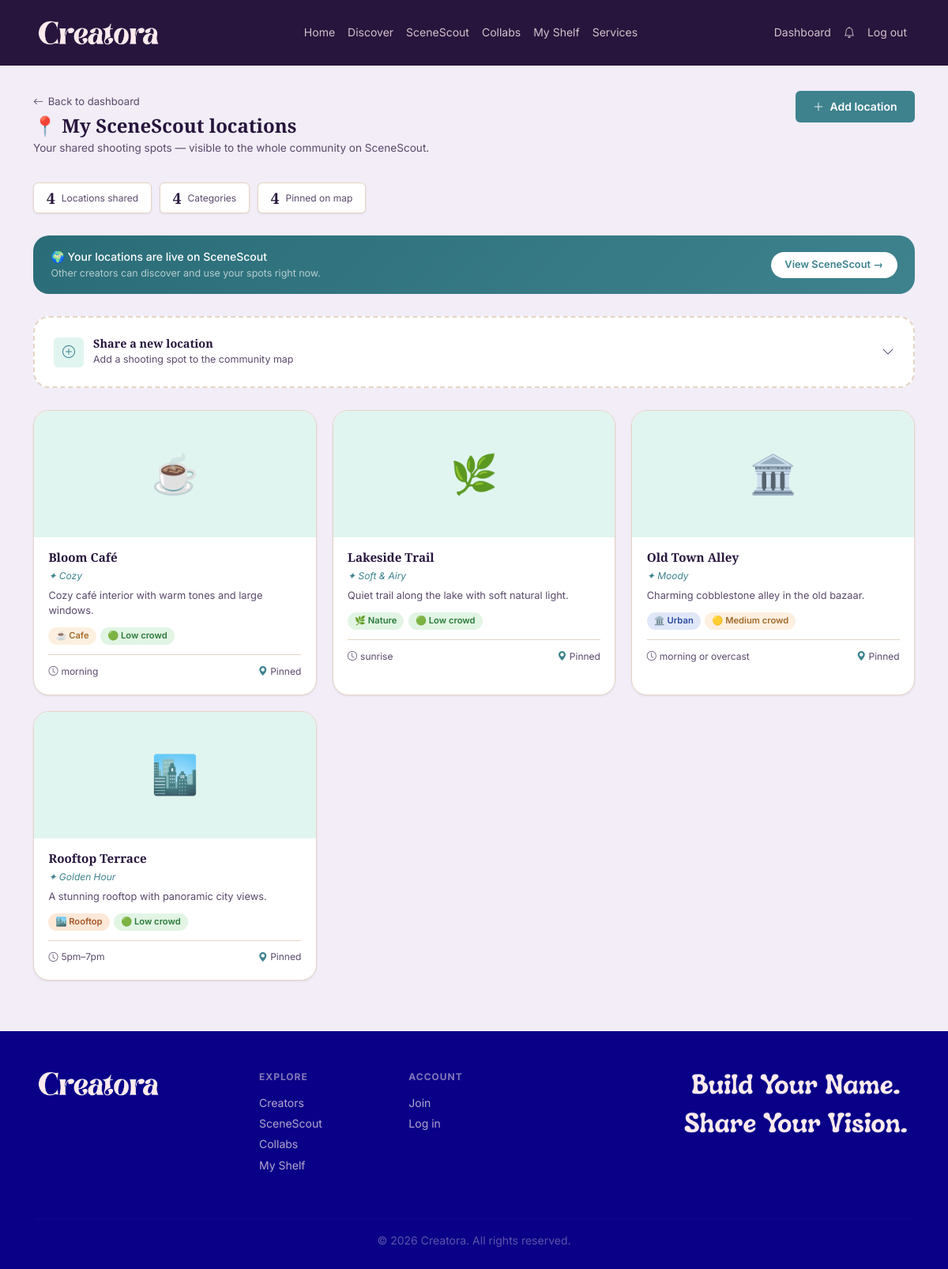
Screenshot of /dashboard/scenescout/my (signed in) with the database file from the repository.
### models.py (models this page shows)
class Location(db.Model):
    __tablename__ = 'locations'
    id          = db.Column(db.Integer, primary_key=True)
    creator_id  = db.Column(db.Integer, db.ForeignKey('users.id'), nullable=False)
    name        = db.Column(db.String(120), nullable=False)
    description = db.Column(db.Text)
    category    = db.Column(db.String(60))   # rooftop | cafe | nature | urban | etc.
    vibe        = db.Column(db.String(60))
    lat         = db.Column(db.Float)
    lng         = db.Column(db.Float)
    best_time   = db.Column(db.String(100))
    crowd_level = db.Column(db.String(20))   # low | medium | high
    image       = db.Column(db.String(255))
    created_at  = db.Column(db.DateTime, default=datetime.utcnow)

### routes/dashboard.py (the view)
@dashboard_bp.route('/scenescout/my')
@login_required
def my_locations():
    locations = Location.query.filter_by(
        creator_id=current_user.id
    ).order_by(Location.created_at.desc()).all()
    return render_template('dashboard/my_locations.html', locations=locations)

### app.py (called while the page is built)
@login_manager.user_loader
def load_user(user_id):
    return db.session.get(User, int(user_id))

@app.context_processor
def inject_globals():
    unread_count = 0
    if current_user.is_authenticated:
        unread_count = Notification.query.filter_by(
            user_id=current_user.id, is_read=False
        ).count()
    return {
        'now': datetime.utcnow(),
        'app_name': 'Creatora',
        'unread_notifications': unread_count,
    }

### templates/dashboard/my_locations.html (shortened to what this page needs)
{% extends 'base.html' %}
{% block extra_css %}
<link rel="stylesheet" href="https://unpkg.com/leaflet@1.9.4/dist/leaflet.css" />
{% endblock %}
{% block content %}
<div class="dash-page">
  <div class="container">
    <div class="page-header">
      <div class="page-header-left">
        <a href="{{ url_for('dashboard.home') }}" class="back-link">
          <i class="bi bi-arrow-left"></i> Back to dashboard
        </a>
        <h1>📍 My SceneScout locations</h1>
        <p>Your shared shooting spots — visible to the whole community on SceneScout.</p>
      </div>
      <button class="btn-teal" onclick="toggleAddForm()" id="add-btn">
        <i class="bi bi-plus-lg me-1"></i> Add location
      </button>
    </div>
    {% if locations %}
    <div class="stat-chips">
      <div class="stat-chip">
        <span class="chip-val">{{ locations|length }}</span>
        <span class="chip-lbl">Location{{ 's' if locations|length != 1 else '' }} shared</span>
      </div>
      {% set cats = locations | map(attribute='category') | select | list | unique | list %}
      <div class="stat-chip">
        <span class="chip-val">{{ cats|length }}</span>
        <span class="chip-lbl">Categor{{ 'ies' if cats|length != 1 else 'y' }}</span>
      </div>
      {% set with_coords = locations | selectattr('lat') | list %}
      <div class="stat-chip">
        <span class="chip-val">{{ with_coords|length }}</span>
        <span class="chip-lbl">Pinned on map</span>
      </div>
    </div>
    {% endif %}
    <div class="public-banner">
      <div>
        <p>🌍 Your locations are live on SceneScout</p>
        <small>Other creators can discover and use your spots right now.</small>
      </div>
      <a href="{{ url_for('public.scenescout') }}" target="_blank">
        View SceneScout →
      </a>
    </div>
    <div class="add-card" id="add-card">
      <div class="add-card-toggle" id="add-toggle" onclick="toggleAddForm()">
        <div class="add-card-icon"><i class="bi bi-plus-circle"></i></div>
        <div>
          <h5>Share a new location</h5>
          <p>Add a shooting spot to the community map</p>
        </div>
        <i class="bi bi-chevron-down toggle-arrow"></i>
      </div>
    </div>
    {% if locations %}
    <div class="loc-grid">
      {% for loc in locations %}
      <div class="loc-card">
        <div class="loc-card-img">
          {% if loc.image %}
            <img src="{{ url_for('static', filename='images/uploads/' ~ loc.image) }}" alt="{{ loc.name }}">
          {% else %}
            {% if loc.category == 'rooftop' %}🏙️
            {% elif loc.category == 'urban' %}🏛️
            {% elif loc.category == 'nature' %}🌿
            {% elif loc.category == 'cafe' %}☕
            {% elif loc.category == 'studio' %}🎨
            {% elif loc.category == 'beach' %}🌊
            {% else %}📍
            {% endif %}
          {% endif %}
        </div>
        <div class="loc-card-body">
          <div class="loc-card-top">
            <h3 class="loc-card-name">{{ loc.name }}</h3>
          </div>
          {% if loc.vibe %}
          <div style="font-size:.75rem;color:var(--color-pacific-cyan);font-style:italic;margin-bottom:.25rem;">✦ {{ loc.vibe|title }}</div>
          {% endif %}
          <p class="loc-card-desc">{{ loc.description or 'No description added.' }}</p>
          <div class="loc-card-tags">
            {% if loc.category %}
            <span class="tag-pill tag-{{ loc.category }}">
              {% if loc.category == 'rooftop' %}🏙️{% elif loc.category == 'urban' %}🏛️{% elif loc.category == 'nature' %}🌿{% elif loc.category == 'cafe' %}☕{% elif loc.category == 'studio' %}🎨{% elif loc.category == 'beach' %}🌊{% else %}📍{% endif %}
              {{ loc.category|replace('_',' ')|title }}
            </span>
            {% endif %}
            {% if loc.crowd_level %}
            <span class="tag-pill crowd-{{ loc.crowd_level }}">
              {% if loc.crowd_level == 'low' %}🟢{% elif loc.crowd_level == 'medium' %}🟡{% else %}🔴{% endif %}
              {{ loc.crowd_level|title }} crowd
            </span>
            {% endif %}
          </div>
          <div class="loc-card-footer">
            <span>
              {% if loc.best_time %}<i class="bi bi-clock me-1"></i>{{ loc.best_time }}{% else %}<span style="color:var(--color-almond-cream);">No best time set</span>{% endif %}
            </span>
            <span>
              {% if loc.lat and loc.lng %}
                <i class="bi bi-geo-alt-fill" style="color:var(--color-pacific-cyan);"></i> Pinned
              {% else %}
                <i class="bi bi-geo-alt" style="color:var(--color-almond-cream);"></i> No pin
              {% endif %}
            </span>
          </div>
        </div>
      </div>
      {% endfor %}
    </div>
    {% endif %}
  </div>
</div>
{% endblock %}

### static/css/variables.css (style rules this page uses)
:root { --color-lavender-blush: #FFEBED; --color-soft-blush: #FFE9E9; --color-powder-blush: #F6B6B7; --color-powder-blush-deep: #F2A4A5; --color-papaya-whip: #FFFFD2; --color-honeydew: #F2FFE9; --color-muted-teal: #A6C9B6; --color-almond-cream: #E5D4C5; --color-burnt-peach: #D18A75; --color-berry-blush: #A33E7E; --color-pacific-cyan: #3E828E; --color-rich-cerulean: #3078A4; --color-dark-amethyst: #27153D; --color-dark-amethyst-cool: #260C45; --color-navy: #090087; --brand-primary: var(--color-berry-blush); --brand-primary-hover: #8a3468; --brand-secondary: var(--color-pacific-cyan); --brand-secondary-hover: #2f636d; --bg-page: var(--color-lavender-blush); --bg-card: #ffffff; --bg-card-soft: var(--color-soft-blush); --bg-muted: var(--color-almond-cream); --bg-dark: var(--color-dark-amethyst); --bg-footer: var(--color-navy); --text-primary: var(--color-dark-amethyst); --text-secondary: #5a4a6b; --text-on-dark: var(--color-lavender-blush); --text-on-primary: #ffffff; --text-link: var(--color-pacific-cyan); --text-link-hover: var(--color-berry-blush); --accent-warm: var(--color-burnt-peach); --accent-mint: var(--color-muted-teal); --accent-cream: var(--color-papaya-whip); --border-default: var(--color-almond-cream); --border-strong: var(--color-muted-teal); --success: var(--color-honeydew); --success-text: #2a6b3c; --font-heading: 'Playfair Display', 'Georgia', serif; --font-body: 'Inter', 'Helvetica Neue', sans-serif; --font-mono: 'Fira Code', monospace; --text-xs: 0.75rem; --text-sm: 0.875rem; --text-base: 1rem; --text-lg: 1.125rem; --text-xl: 1.25rem; --text-2xl: 1.5rem; --text-3xl: 1.875rem; --text-4xl: 2.25rem; --space-1: 0.25rem; --space-2: 0.5rem; --space-3: 0.75rem; --space-4: 1rem; --space-6: 1.5rem; --space-8: 2rem; --space-12: 3rem; --space-16: 4rem; --radius-sm: 6px; --radius-md: 12px; --radius-lg: 20px; --radius-xl: 32px; --radius-full: 9999px; --shadow-sm: 0 1px 3px rgba(39, 21, 61, 0.08); --shadow-md: 0 4px 16px rgba(39, 21, 61, 0.10); --shadow-lg: 0 8px 32px rgba(39, 21, 61, 0.14); --transition-fast: 150ms ease; --transition-normal: 250ms ease; }

### static/css/main.css (style rules this page uses)
*, *::before, *::after { box-sizing: border-box; margin: 0; padding: 0; }
body { font-family: var(--font-body); font-size: var(--text-base); color: var(--text-primary); background-color: var(--bg-page); line-height: 1.6; }
h1, h2, h3, h4, h5, h6 { font-family: var(--font-heading); font-weight: 700; color: var(--text-primary); line-height: 1.2; }
a { color: var(--text-link); text-decoration: none; transition: color var(--transition-fast); }

### rows the page displays
Location: name "Bloom Café", vibe "Cozy", description "Cozy café interior with warm tones and large windows.", category "Cafe", crowd_level "Low", best_time "morning", lat "Pinned"
Location: name "Lakeside Trail", vibe "Soft & Airy", description "Quiet trail along the lake with soft natural light.", category "Nature", crowd_level "Low", best_time "sunrise", lat "Pinned"
Location: name "Old Town Alley", vibe "Moody", description "Charming cobblestone alley in the old bazaar.", category "Urban", crowd_level "Medium", best_time "morning or overcast", lat "Pinned"
Location: name "Rooftop Terrace", vibe "Golden Hour", description "A stunning rooftop with panoramic city views.", category "Rooftop", crowd_level "Low", best_time "5pm–7pm", lat "Pinned"

### other values shown
{{ locations|length }} "4"
{{ 's' if locations|length != 1 else '' }} "s"
{{ cats|length }} "4"
{{ 'ies' if cats|length != 1 else 'y' }} "ies"
{{ with_coords|length }} "4"
